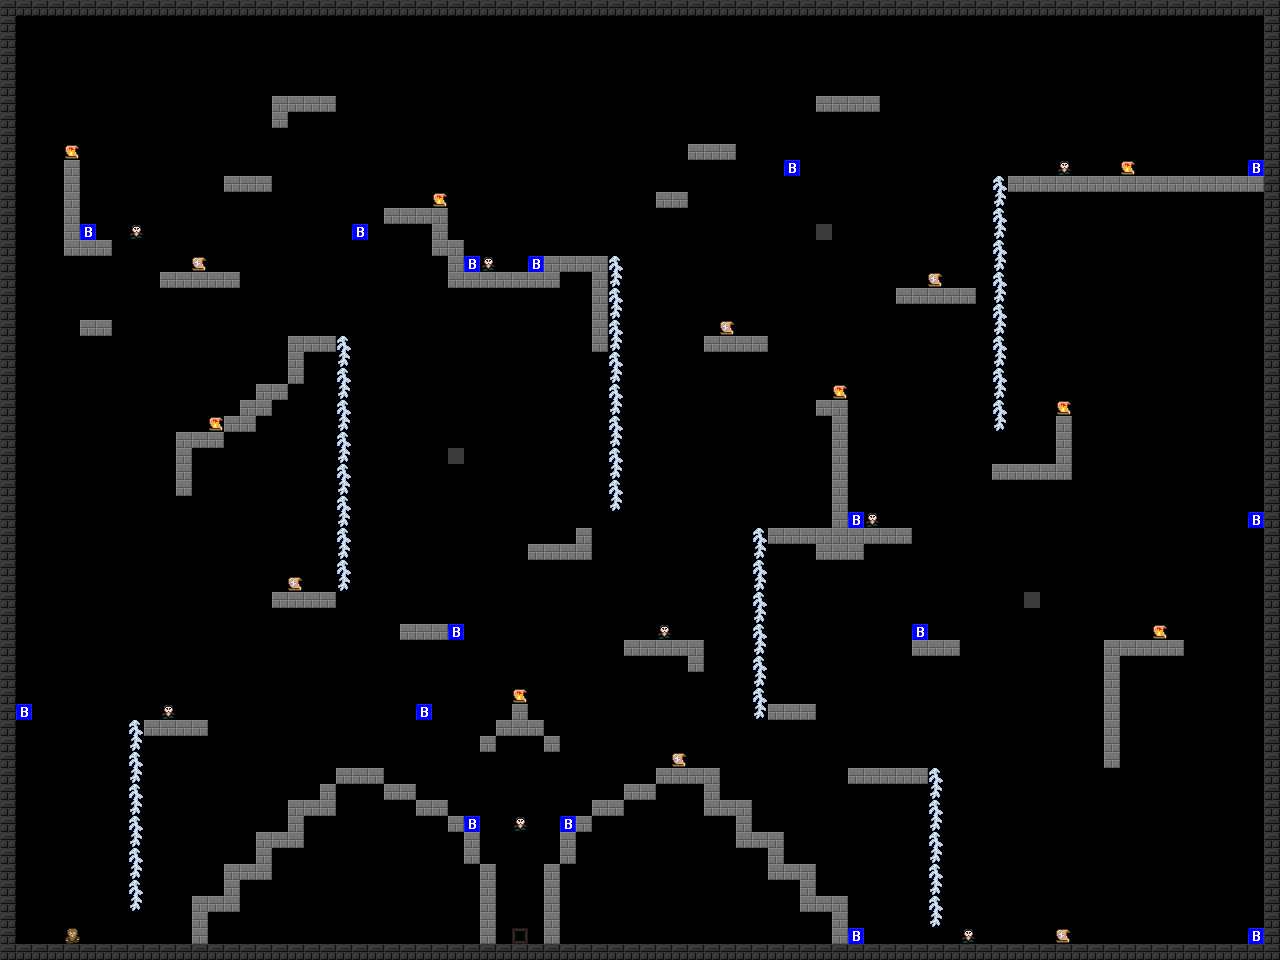

Rendered tile map (Tiled .tmx) drawn with the repository's tilesets; below, a short description and the map source with its tile grids summarised:
An orthogonal 80x60 tile map with 16x16 px tiles, 6 tile layers (platforms, rewards, insanity, enemies, ...).

<map version="1.0" orientation="orthogonal" renderorder="right-down" width="80" height="60" tilewidth="16" tileheight="16">
 <tileset firstgid="1" name="tiles_nightmare" tilewidth="16" tileheight="16">
  <image source="tiles_nightmare.png" width="128" height="128" />
 </tileset>
 <layer name="platforms" width="80" height="60">
  <data>[4800 cells, 523 non-empty, 4 distinct tile ids]</data>
 </layer>
 <layer name="rewards" width="80" height="60">
  <data>[4800 cells, 8 non-empty, 1 distinct tile ids]</data>
 </layer>
 <layer name="insanity" width="80" height="60">
  <data>[4800 cells, 6 non-empty, 1 distinct tile ids]</data>
 </layer>
 <layer name="enemies" width="80" height="60">
  <data>[4800 cells, 24 non-empty, 2 distinct tile ids]</data>
 </layer>
 <layer name="stalks" width="80" height="60">
  <data>[4800 cells, 82 non-empty, 2 distinct tile ids]</data>
 </layer>
 <layer name="obstacles" width="80" height="60">
  <data>[4800 cells, 3 non-empty, 1 distinct tile ids]</data>
 </layer>
</map>